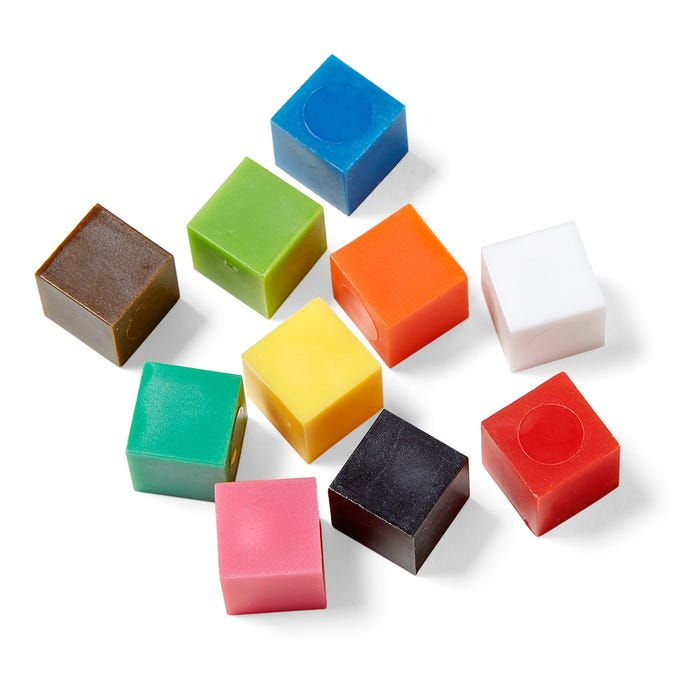
#> input picture Corner Detection Algorithms/cubes.jpg, 700 x 700 px, found by its file name
$ jupyter execute SIFT_Implementation.ipynb   (shell and % lines are left out)
#> lines starting #> are read from the running program, lines starting #| are printed output that depends on the picture
# Install dependencies

# Import lib

[cell 1]
import cv2
import numpy as np
from google.colab.patches import cv2_imshow

# SIFT Implementation

[cell 2]
img = cv2.imread('cubes.jpg')
#> img is the input picture: shape (700, 700, 3); mean B, G, R 206.5, 214.4, 222.3
gray= cv2.cvtColor(img,cv2.COLOR_BGR2GRAY)
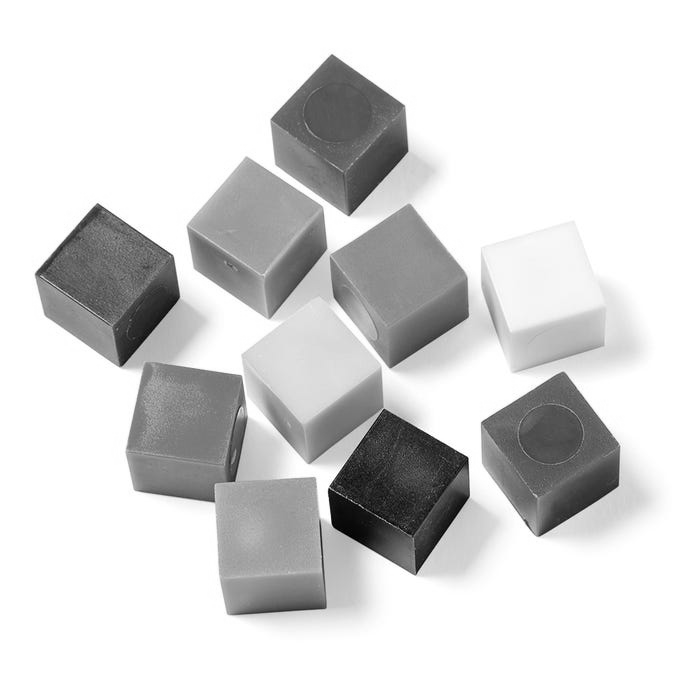
#> gray: shape (700, 700); min 0, max 255, mean 215.8

[cell 3]
sift = cv2.xfeatures2d.SIFT_create()
kp = sift.detect(gray,None)
#> kp = 243 keypoints; strongest (x, y, size): (395, 495, 84.7), (563, 459, 79.5), (345, 127, 79.8), (111, 286, 83.8)

[cell 4]
image = cv2.drawKeypoints(gray, kp, outImage=img, flags=cv2.DRAW_MATCHES_FLAGS_DRAW_RICH_KEYPOINTS)
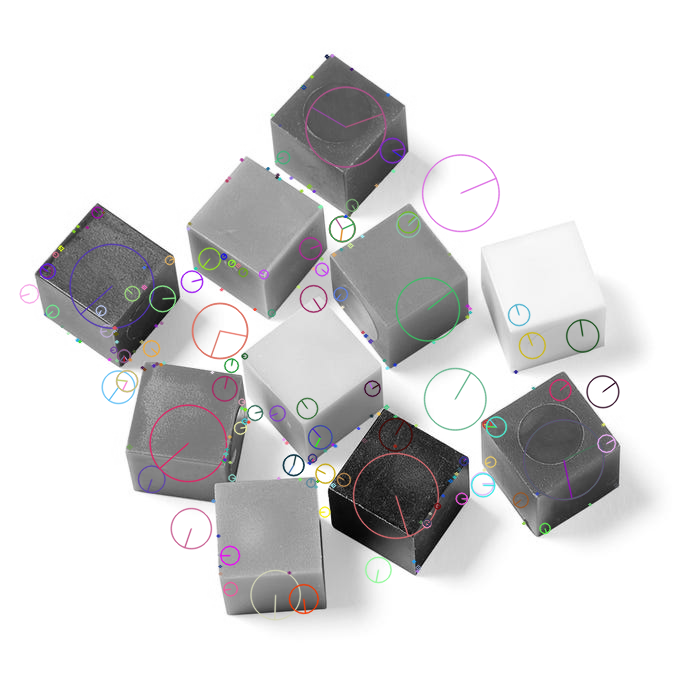
#> image: shape (700, 700, 3); mean B, G, R 215.4, 215.1, 215.6
cv2.imwrite('sift_keypoints.jpg',img)
#> Out = True

$ run again, with Corner Detection Algorithms/chess.jpg copied over Corner Detection Algorithms/cubes.jpg
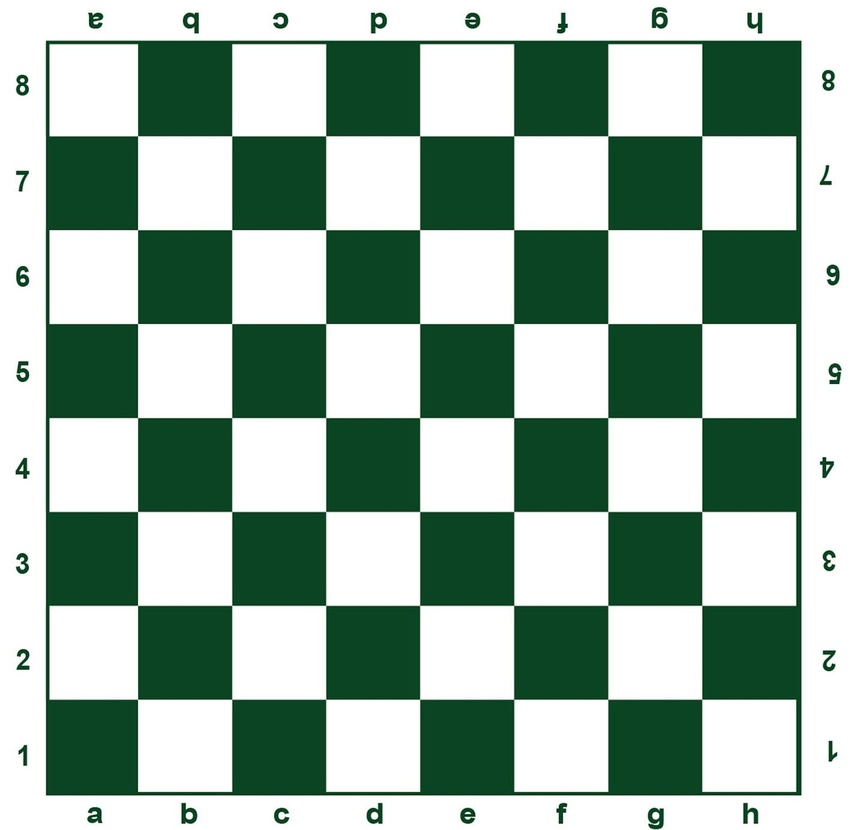
#> input picture Corner Detection Algorithms/chess.jpg, 850 x 830 px, shrunk from 1415 x 1383 before the run, found by its file name
#> img is the input picture: shape (830, 850, 3); mean B, G, R 162.1, 176, 152.3
#> `gray= cv2.cvtColor(img,cv2.COLOR_BGR2GRAY)`:
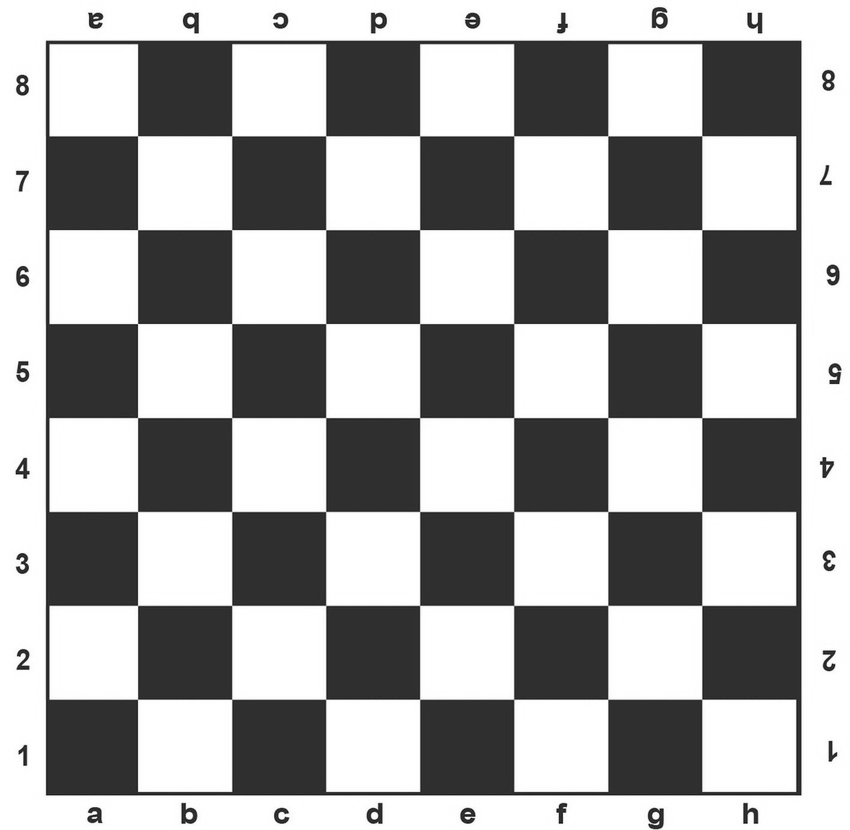
#> gray: shape (830, 850); min 10, max 255, mean 167.2
#> kp = 589 keypoints; strongest (x, y, size): (22, 80, 2.7), (828, 85, 2.7), (828, 76, 3.3), (191, 20, 4.3)
#> `image = cv2.drawKeypoints(gray, kp, outImage=img, flags=cv2.DRAW_MATCH..`:
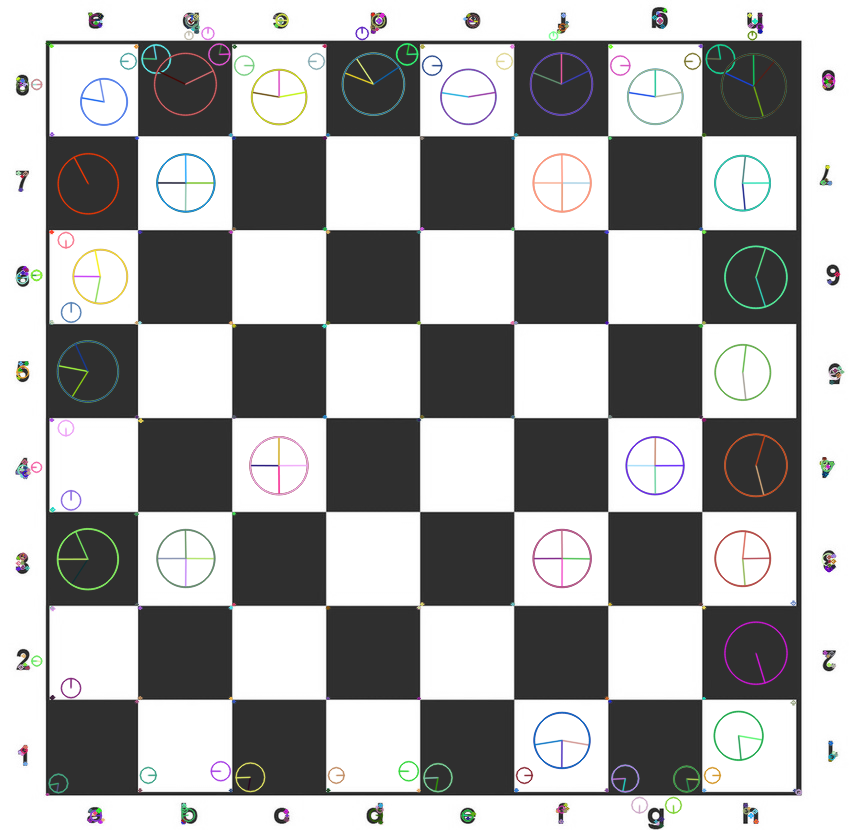
#> image: shape (830, 850, 3); mean B, G, R 166.4, 166.5, 166.4
#> Out = True
